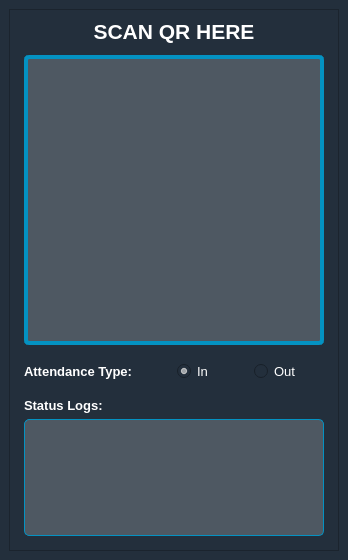
<?xml version="1.0" encoding="UTF-8"?>
<ui version="4.0">
 <class>MainWindow</class>
 <widget class="QMainWindow" name="MainWindow">
  <property name="geometry">
   <rect>
    <x>0</x>
    <y>0</y>
    <width>348</width>
    <height>560</height>
   </rect>
  </property>
  <property name="maximumSize">
   <size>
    <width>350</width>
    <height>560</height>
   </size>
  </property>
  <property name="windowTitle">
   <string>MainWindow</string>
  </property>
  <property name="styleSheet">
   <string notr="true">background-color: rgb(35, 47, 60);
color: #fff;</string>
  </property>
  <widget class="QWidget" name="centralwidget">
   <layout class="QVBoxLayout" name="verticalLayout">
    <item>
     <widget class="QFrame" name="frame">
      <property name="frameShape">
       <enum>QFrame::StyledPanel</enum>
      </property>
      <property name="frameShadow">
       <enum>QFrame::Raised</enum>
      </property>
      <layout class="QVBoxLayout" name="verticalLayout_3">
       <item>
        <widget class="QFrame" name="frame_3">
         <property name="maximumSize">
          <size>
           <width>16777215</width>
           <height>50</height>
          </size>
         </property>
         <property name="frameShadow">
          <enum>QFrame::Plain</enum>
         </property>
         <layout class="QGridLayout" name="gridLayout">
          <property name="leftMargin">
           <number>0</number>
          </property>
          <property name="topMargin">
           <number>0</number>
          </property>
          <property name="rightMargin">
           <number>0</number>
          </property>
          <property name="bottomMargin">
           <number>0</number>
          </property>
          <property name="spacing">
           <number>0</number>
          </property>
          <item row="0" column="0">
           <widget class="QLabel" name="label_9">
            <property name="sizePolicy">
             <sizepolicy hsizetype="Expanding" vsizetype="Fixed">
              <horstretch>0</horstretch>
              <verstretch>0</verstretch>
             </sizepolicy>
            </property>
            <property name="font">
             <font>
              <pointsize>16</pointsize>
              <bold>true</bold>
             </font>
            </property>
            <property name="styleSheet">
             <string notr="true">color: #fff;
</string>
            </property>
            <property name="text">
             <string>SCAN QR HERE</string>
            </property>
            <property name="alignment">
             <set>Qt::AlignCenter</set>
            </property>
           </widget>
          </item>
         </layout>
        </widget>
       </item>
       <item>
        <widget class="QFrame" name="frame_2">
         <property name="minimumSize">
          <size>
           <width>0</width>
           <height>300</height>
          </size>
         </property>
         <property name="frameShadow">
          <enum>QFrame::Plain</enum>
         </property>
         <layout class="QGridLayout" name="gridLayout_2">
          <property name="leftMargin">
           <number>5</number>
          </property>
          <property name="topMargin">
           <number>5</number>
          </property>
          <property name="rightMargin">
           <number>5</number>
          </property>
          <property name="bottomMargin">
           <number>5</number>
          </property>
          <item row="0" column="0">
           <widget class="QLabel" name="outBox">
            <property name="styleSheet">
             <string notr="true">
QLabel{
	background-color: rgb(78, 88, 98);
	border: 4 solid #0492c2 ;
	border-radius:5px;
}</string>
            </property>
            <property name="text">
             <string/>
            </property>
           </widget>
          </item>
         </layout>
        </widget>
       </item>
       <item>
        <widget class="QFrame" name="frame_4">
         <property name="maximumSize">
          <size>
           <width>16777215</width>
           <height>40</height>
          </size>
         </property>
         <property name="frameShadow">
          <enum>QFrame::Plain</enum>
         </property>
         <layout class="QHBoxLayout" name="horizontalLayout">
          <property name="leftMargin">
           <number>5</number>
          </property>
          <property name="topMargin">
           <number>5</number>
          </property>
          <property name="rightMargin">
           <number>5</number>
          </property>
          <property name="bottomMargin">
           <number>5</number>
          </property>
          <item>
           <widget class="QLabel" name="label_7">
            <property name="font">
             <font>
              <pointsize>10</pointsize>
              <bold>true</bold>
             </font>
            </property>
            <property name="text">
             <string>Attendance Type:</string>
            </property>
           </widget>
          </item>
          <item>
           <layout class="QGridLayout" name="gridLayout_3">
            <item row="0" column="0">
             <widget class="QRadioButton" name="cbIn">
              <property name="font">
               <font>
                <pointsize>10</pointsize>
               </font>
              </property>
              <property name="cursor">
               <cursorShape>PointingHandCursor</cursorShape>
              </property>
              <property name="text">
               <string>In</string>
              </property>
              <property name="checked">
               <bool>true</bool>
              </property>
             </widget>
            </item>
            <item row="0" column="1">
             <widget class="QRadioButton" name="cbOut">
              <property name="font">
               <font>
                <pointsize>10</pointsize>
               </font>
              </property>
              <property name="cursor">
               <cursorShape>PointingHandCursor</cursorShape>
              </property>
              <property name="text">
               <string>Out</string>
              </property>
             </widget>
            </item>
           </layout>
          </item>
         </layout>
        </widget>
       </item>
       <item>
        <widget class="QFrame" name="frame_5">
         <property name="frameShadow">
          <enum>QFrame::Plain</enum>
         </property>
         <layout class="QVBoxLayout" name="verticalLayout_2">
          <property name="leftMargin">
           <number>5</number>
          </property>
          <property name="topMargin">
           <number>5</number>
          </property>
          <property name="rightMargin">
           <number>5</number>
          </property>
          <property name="bottomMargin">
           <number>5</number>
          </property>
          <item>
           <widget class="QLabel" name="label_2">
            <property name="maximumSize">
             <size>
              <width>16777215</width>
              <height>30</height>
             </size>
            </property>
            <property name="font">
             <font>
              <pointsize>10</pointsize>
              <bold>true</bold>
             </font>
            </property>
            <property name="text">
             <string>Status Logs:</string>
            </property>
           </widget>
          </item>
          <item>
           <widget class="QTextEdit" name="txtLogs">
            <property name="sizePolicy">
             <sizepolicy hsizetype="Preferred" vsizetype="Preferred">
              <horstretch>0</horstretch>
              <verstretch>0</verstretch>
             </sizepolicy>
            </property>
            <property name="styleSheet">
             <string notr="true">
QTextEdit{
	background-color: rgb(78, 88, 98);
	border: 1 solid #0492c2 ;
	border-radius:5px;
	padding: px
}</string>
            </property>
            <property name="readOnly">
             <bool>true</bool>
            </property>
           </widget>
          </item>
         </layout>
        </widget>
       </item>
      </layout>
     </widget>
    </item>
   </layout>
  </widget>
 </widget>
 <resources/>
 <connections/>
</ui>
